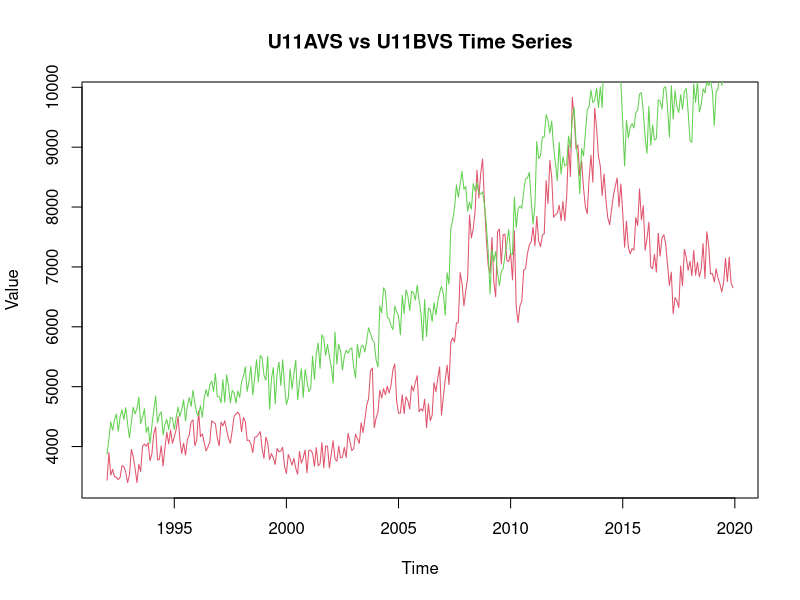

Write the R code that produced this figure.
library(readxl)
totalShipment <- read_excel("TSShipmentDataUSCensusBureau.xls",
col_names = FALSE, col_types = c("text",
"text", "numeric", "numeric", "numeric",
"numeric", "numeric", "numeric",
"numeric", "numeric", "numeric",
"numeric", "numeric", "numeric"))
# View(totalShipment)


class(totalShipment)

library(tidyverse)

totalShipment2 <- totalShipment %>% 
  rename(names = ...1, 
         year = ...2,
         January = ...3,
         February = ...4,
         March = ...5,
         April = ...6,
         May = ...7,
         June = ...8, 
         July = ...9,
         August = ...10, 
         September = ...11,
         October = ...12, 
         November = ...13, 
         December = ...14)

namesGrouped <- unique(x = totalShipment2$names)

namesGroupedUnadjusted <- totalShipment2 %>% 
  filter(substr(totalShipment2$names, 1, 1) == "U")

newdf <- function(x){
  df <- namesGroupedUnadjusted %>% 
    filter(names == x)
  return(df)
}

unadjustedNames <- unique(namesGroupedUnadjusted$names)

for (i in unadjustedNames){
  After_Split <- assign(x = i, value = newdf(i))
  temp_Long_1 <- gather(After_Split, Month, Value, January:December, factor_key = TRUE)
  temp_Long_2 <- temp_Long_1 %>%
    mutate(Month = substring(Month,1,3)) %>%
    mutate(MonYear = str_c(Month,"-",year))
  temp_Long_3 <- temp_Long_2 %>%
    arrange(year)
  temp_Long_4 <- temp_Long_3 %>%
    select(MonYear,Value)
  temp_Long_5 <- ts(data = temp_Long_4$Value,
          start = c(1992,1),
          frequency = 12,
          end = c(2019,12))
  assign(x = i, value = temp_Long_5)
  
}

plot(U11AVS, 
     col=2,
     main = "U11AVS vs U11BVS Time Series",
     ylab = "Value")
lines(U11BVS,col=3)
